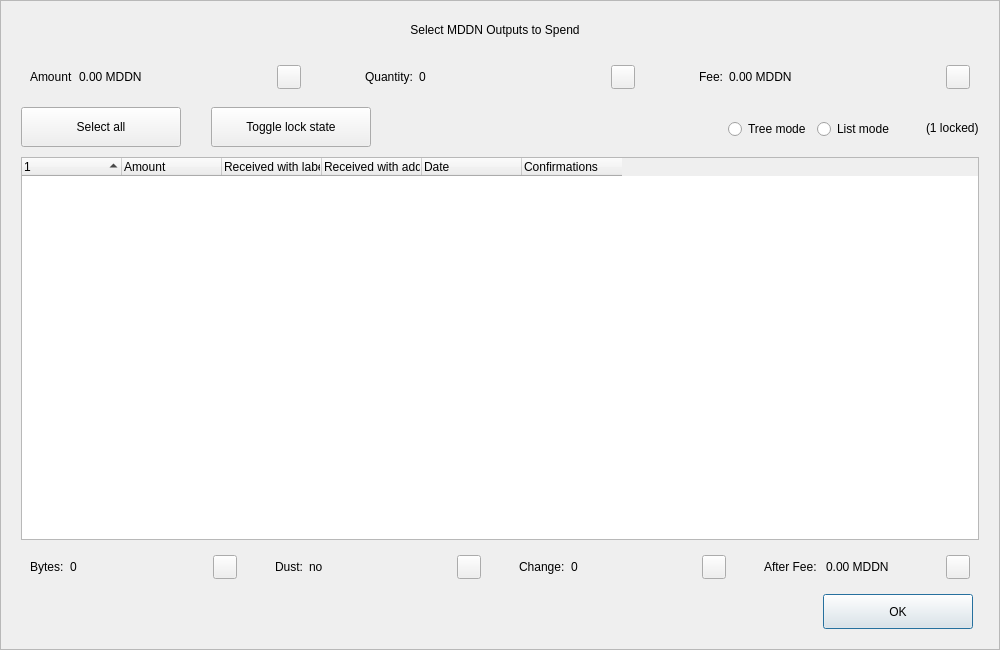
<?xml version="1.0" encoding="UTF-8"?>
<ui version="4.0">
 <class>CoinControlDialog</class>
 <widget class="QDialog" name="CoinControlDialog">
  <property name="geometry">
   <rect>
    <x>0</x>
    <y>0</y>
    <width>1000</width>
    <height>650</height>
   </rect>
  </property>
  <property name="minimumSize">
   <size>
    <width>950</width>
    <height>650</height>
   </size>
  </property>
  <property name="windowTitle">
   <string>Coin Selection</string>
  </property>
  <property name="styleSheet">
   <string notr="true"/>
  </property>
  <layout class="QVBoxLayout" name="verticalLayout">
   <property name="spacing">
    <number>0</number>
   </property>
   <property name="leftMargin">
    <number>0</number>
   </property>
   <property name="topMargin">
    <number>0</number>
   </property>
   <property name="rightMargin">
    <number>0</number>
   </property>
   <property name="bottomMargin">
    <number>0</number>
   </property>
   <item>
    <widget class="QFrame" name="frameContainer">
     <property name="toolTipDuration">
      <number>0</number>
     </property>
     <property name="frameShape">
      <enum>QFrame::StyledPanel</enum>
     </property>
     <property name="frameShadow">
      <enum>QFrame::Raised</enum>
     </property>
     <layout class="QVBoxLayout" name="verticalLayout_2">
      <property name="leftMargin">
       <number>0</number>
      </property>
      <property name="rightMargin">
       <number>0</number>
      </property>
      <property name="bottomMargin">
       <number>20</number>
      </property>
      <item>
       <layout class="QHBoxLayout" name="horizontalLayout_12">
        <property name="spacing">
         <number>0</number>
        </property>
        <property name="leftMargin">
         <number>20</number>
        </property>
        <property name="rightMargin">
         <number>30</number>
        </property>
        <item>
         <spacer name="horizontalSpacer_4">
          <property name="orientation">
           <enum>Qt::Horizontal</enum>
          </property>
          <property name="sizeHint" stdset="0">
           <size>
            <width>40</width>
            <height>20</height>
           </size>
          </property>
         </spacer>
        </item>
        <item>
         <widget class="QLabel" name="labelTitle">
          <property name="minimumSize">
           <size>
            <width>0</width>
            <height>40</height>
           </size>
          </property>
          <property name="maximumSize">
           <size>
            <width>16777215</width>
            <height>40</height>
           </size>
          </property>
          <property name="text">
           <string>Select MDDN Outputs to Spend</string>
          </property>
          <property name="alignment">
           <set>Qt::AlignCenter</set>
          </property>
          <property name="margin">
           <number>7</number>
          </property>
         </widget>
        </item>
        <item>
         <spacer name="horizontalSpacer_5">
          <property name="orientation">
           <enum>Qt::Horizontal</enum>
          </property>
          <property name="sizeHint" stdset="0">
           <size>
            <width>40</width>
            <height>20</height>
           </size>
          </property>
         </spacer>
        </item>
       </layout>
      </item>
      <item>
       <layout class="QHBoxLayout" name="horizontalLayout_8">
        <property name="leftMargin">
         <number>20</number>
        </property>
        <property name="rightMargin">
         <number>20</number>
        </property>
        <item>
         <widget class="QWidget" name="layoutAmount" native="true">
          <layout class="QHBoxLayout" name="horizontalLayout_9" stretch="0,1,0">
           <item>
            <widget class="QLabel" name="labelCoinControlAmountText">
             <property name="text">
              <string>Amount</string>
             </property>
            </widget>
           </item>
           <item>
            <widget class="QLabel" name="labelCoinControlAmount">
             <property name="text">
              <string>0.00 MDDN</string>
             </property>
            </widget>
           </item>
           <item alignment="Qt::AlignHCenter|Qt::AlignVCenter">
            <widget class="QPushButton" name="pushButtonAmount">
             <property name="minimumSize">
              <size>
               <width>0</width>
               <height>24</height>
              </size>
             </property>
             <property name="maximumSize">
              <size>
               <width>24</width>
               <height>26</height>
              </size>
             </property>
             <property name="focusPolicy">
              <enum>Qt::NoFocus</enum>
             </property>
             <property name="styleSheet">
              <string notr="true">padding-bottom:2px;
padding-right:4px;</string>
             </property>
             <property name="text">
              <string/>
             </property>
            </widget>
           </item>
          </layout>
         </widget>
        </item>
        <item>
         <spacer name="horizontalSpacer_2">
          <property name="orientation">
           <enum>Qt::Horizontal</enum>
          </property>
          <property name="sizeType">
           <enum>QSizePolicy::Fixed</enum>
          </property>
          <property name="sizeHint" stdset="0">
           <size>
            <width>40</width>
            <height>20</height>
           </size>
          </property>
         </spacer>
        </item>
        <item>
         <widget class="QWidget" name="layoutQuantity" native="true">
          <layout class="QHBoxLayout" name="horizontalLayout_10" stretch="0,1,0">
           <item>
            <widget class="QLabel" name="labelCoinControlQuantityText">
             <property name="text">
              <string>Quantity:</string>
             </property>
            </widget>
           </item>
           <item>
            <widget class="QLabel" name="labelCoinControlQuantity">
             <property name="text">
              <string>0</string>
             </property>
            </widget>
           </item>
           <item alignment="Qt::AlignHCenter|Qt::AlignVCenter">
            <widget class="QPushButton" name="pushButtonQuantity">
             <property name="minimumSize">
              <size>
               <width>0</width>
               <height>24</height>
              </size>
             </property>
             <property name="maximumSize">
              <size>
               <width>24</width>
               <height>26</height>
              </size>
             </property>
             <property name="focusPolicy">
              <enum>Qt::NoFocus</enum>
             </property>
             <property name="styleSheet">
              <string notr="true">padding-bottom:2px;
               padding-right:4px;</string>
             </property>
             <property name="text">
              <string/>
             </property>
            </widget>
           </item>
          </layout>
         </widget>
        </item>
        <item>
         <spacer name="horizontalSpacer_22">
          <property name="orientation">
           <enum>Qt::Horizontal</enum>
          </property>
          <property name="sizeType">
           <enum>QSizePolicy::Fixed</enum>
          </property>
          <property name="sizeHint" stdset="0">
           <size>
            <width>40</width>
            <height>20</height>
           </size>
          </property>
         </spacer>
        </item>
        <item>
         <widget class="QWidget" name="layoutFee" native="true">
          <layout class="QHBoxLayout" name="horizontalLayout_11" stretch="0,1,0">
           <item>
            <widget class="QLabel" name="labelCoinControlFeeText">
             <property name="text">
              <string>Fee:</string>
             </property>
            </widget>
           </item>
           <item>
            <widget class="QLabel" name="labelCoinControlFee">
             <property name="text">
              <string>0.00 MDDN</string>
             </property>
            </widget>
           </item>
           <item alignment="Qt::AlignHCenter|Qt::AlignVCenter">
            <widget class="QPushButton" name="pushButtonFee">
             <property name="minimumSize">
              <size>
               <width>0</width>
               <height>24</height>
              </size>
             </property>
             <property name="maximumSize">
              <size>
               <width>24</width>
               <height>26</height>
              </size>
             </property>
             <property name="focusPolicy">
              <enum>Qt::NoFocus</enum>
             </property>
             <property name="styleSheet">
              <string notr="true">padding-bottom:2px;
               padding-right:4px;</string>
             </property>
             <property name="text">
              <string/>
             </property>
            </widget>
           </item>
          </layout>
         </widget>
        </item>
       </layout>
      </item>
      <item>
       <widget class="QFrame" name="frame">
        <property name="minimumSize">
         <size>
          <width>0</width>
          <height>40</height>
         </size>
        </property>
        <property name="styleSheet">
         <string notr="true">#frame {
	border:0;
}</string>
        </property>
        <property name="frameShape">
         <enum>QFrame::StyledPanel</enum>
        </property>
        <property name="frameShadow">
         <enum>QFrame::Sunken</enum>
        </property>
        <layout class="QHBoxLayout" name="horizontalLayout">
         <property name="spacing">
          <number>0</number>
         </property>
         <property name="leftMargin">
          <number>20</number>
         </property>
         <property name="topMargin">
          <number>0</number>
         </property>
         <property name="rightMargin">
          <number>20</number>
         </property>
         <property name="bottomMargin">
          <number>0</number>
         </property>
         <item>
          <layout class="QHBoxLayout" name="horizontalLayoutPanel" stretch="0,0,0,0,0,0">
           <property name="spacing">
            <number>20</number>
           </property>
           <item>
            <widget class="QPushButton" name="pushButtonSelectAll">
             <property name="sizePolicy">
              <sizepolicy hsizetype="Maximum" vsizetype="Fixed">
               <horstretch>0</horstretch>
               <verstretch>0</verstretch>
              </sizepolicy>
             </property>
             <property name="minimumSize">
              <size>
               <width>160</width>
               <height>40</height>
              </size>
             </property>
             <property name="maximumSize">
              <size>
               <width>16777215</width>
               <height>40</height>
              </size>
             </property>
             <property name="text">
              <string>Select all</string>
             </property>
             <property name="checkable">
              <bool>true</bool>
             </property>
             <property name="checked">
              <bool>false</bool>
             </property>
             <property name="autoExclusive">
              <bool>false</bool>
             </property>
             <property name="autoDefault">
              <bool>false</bool>
             </property>
            </widget>
           </item>
           <item>
            <spacer name="horizontalSpacer_6">
             <property name="orientation">
              <enum>Qt::Horizontal</enum>
             </property>
             <property name="sizeType">
              <enum>QSizePolicy::Fixed</enum>
             </property>
             <property name="sizeHint" stdset="0">
              <size>
               <width>10</width>
               <height>20</height>
              </size>
             </property>
            </spacer>
           </item>
           <item>
            <widget class="QPushButton" name="pushButtonToggleLock">
             <property name="sizePolicy">
              <sizepolicy hsizetype="Maximum" vsizetype="Fixed">
               <horstretch>0</horstretch>
               <verstretch>0</verstretch>
              </sizepolicy>
             </property>
             <property name="minimumSize">
              <size>
               <width>160</width>
               <height>40</height>
              </size>
             </property>
             <property name="maximumSize">
              <size>
               <width>16777215</width>
               <height>40</height>
              </size>
             </property>
             <property name="text">
              <string>Toggle lock state</string>
             </property>
             <property name="checkable">
              <bool>true</bool>
             </property>
             <property name="autoExclusive">
              <bool>false</bool>
             </property>
             <property name="autoDefault">
              <bool>false</bool>
             </property>
            </widget>
           </item>
           <item>
            <spacer name="horizontalSpacer_7">
             <property name="orientation">
              <enum>Qt::Horizontal</enum>
             </property>
             <property name="sizeType">
              <enum>QSizePolicy::Expanding</enum>
             </property>
             <property name="sizeHint" stdset="0">
              <size>
               <width>30</width>
               <height>20</height>
              </size>
             </property>
            </spacer>
           </item>
           <item alignment="Qt::AlignRight">
            <widget class="QGroupBox" name="groupBox_2">
             <property name="styleSheet">
              <string notr="true">#groupBox_2 {
    background-color:transparent;
    border-radius:0;
}</string>
             </property>
             <property name="title">
              <string/>
             </property>
             <layout class="QHBoxLayout" name="horizontalLayout_14">
              <item>
               <widget class="QRadioButton" name="radioTreeMode">
                <property name="sizePolicy">
                 <sizepolicy hsizetype="Maximum" vsizetype="Fixed">
                  <horstretch>0</horstretch>
                  <verstretch>0</verstretch>
                 </sizepolicy>
                </property>
                <property name="text">
                 <string>Tree mode</string>
                </property>
               </widget>
              </item>
              <item>
               <widget class="QRadioButton" name="radioListMode">
                <property name="sizePolicy">
                 <sizepolicy hsizetype="Maximum" vsizetype="Fixed">
                  <horstretch>0</horstretch>
                  <verstretch>0</verstretch>
                 </sizepolicy>
                </property>
                <property name="text">
                 <string>List mode</string>
                </property>
                <property name="checked">
                 <bool>false</bool>
                </property>
               </widget>
              </item>
             </layout>
            </widget>
           </item>
           <item>
            <widget class="QLabel" name="labelLocked">
             <property name="text">
              <string>(1 locked)</string>
             </property>
            </widget>
           </item>
          </layout>
         </item>
        </layout>
       </widget>
      </item>
      <item>
       <layout class="QHBoxLayout" name="horizontalLayout_13">
        <property name="leftMargin">
         <number>20</number>
        </property>
        <property name="rightMargin">
         <number>20</number>
        </property>
        <item>
         <widget class="CoinControlTreeWidget" name="treeWidget">
          <property name="contextMenuPolicy">
           <enum>Qt::CustomContextMenu</enum>
          </property>
          <property name="styleSheet">
           <string notr="true"/>
          </property>
          <property name="sortingEnabled">
           <bool>false</bool>
          </property>
          <property name="columnCount">
           <number>6</number>
          </property>
          <attribute name="headerShowSortIndicator" stdset="0">
           <bool>true</bool>
          </attribute>
          <attribute name="headerStretchLastSection">
           <bool>false</bool>
          </attribute>
          <column>
           <property name="text">
            <string/>
           </property>
          </column>
          <column>
           <property name="text">
            <string>Amount</string>
           </property>
          </column>
          <column>
           <property name="text">
            <string>Received with label</string>
           </property>
          </column>
          <column>
           <property name="text">
            <string>Received with address</string>
           </property>
          </column>
          <column>
           <property name="text">
            <string>Date</string>
           </property>
          </column>
          <column>
           <property name="text">
            <string>Confirmations</string>
           </property>
           <property name="toolTip">
            <string>Confirmed</string>
           </property>
          </column>
         </widget>
        </item>
       </layout>
      </item>
      <item>
       <layout class="QHBoxLayout" name="horizontalLayout_3">
        <property name="spacing">
         <number>20</number>
        </property>
        <property name="leftMargin">
         <number>20</number>
        </property>
        <property name="rightMargin">
         <number>20</number>
        </property>
        <item>
         <widget class="QWidget" name="layoutBytes" native="true">
          <layout class="QHBoxLayout" name="horizontalLayout_4" stretch="0,1,0">
           <item>
            <widget class="QLabel" name="labelCoinControlBytesText">
             <property name="text">
              <string>Bytes:</string>
             </property>
            </widget>
           </item>
           <item>
            <widget class="QLabel" name="labelCoinControlBytes">
             <property name="text">
              <string>0</string>
             </property>
            </widget>
           </item>
           <item alignment="Qt::AlignHCenter|Qt::AlignVCenter">
            <widget class="QPushButton" name="pushButtonBytes">
             <property name="minimumSize">
              <size>
               <width>0</width>
               <height>24</height>
              </size>
             </property>
             <property name="maximumSize">
              <size>
               <width>24</width>
               <height>26</height>
              </size>
             </property>
             <property name="focusPolicy">
              <enum>Qt::NoFocus</enum>
             </property>
             <property name="styleSheet">
              <string notr="true">padding-bottom:2px;
               padding-right:4px;</string>
             </property>
             <property name="text">
              <string/>
             </property>
            </widget>
           </item>
          </layout>
         </widget>
        </item>
        <item>
         <widget class="QWidget" name="layoutDust" native="true">
          <layout class="QHBoxLayout" name="horizontalLayout_5" stretch="0,1,0">
           <item>
            <widget class="QLabel" name="labelCoinControlLowOutputText">
             <property name="text">
              <string>Dust:</string>
             </property>
            </widget>
           </item>
           <item>
            <widget class="QLabel" name="labelCoinControlLowOutput">
             <property name="text">
              <string>no</string>
             </property>
            </widget>
           </item>
           <item alignment="Qt::AlignHCenter|Qt::AlignVCenter">
            <widget class="QPushButton" name="pushButtonDust">
             <property name="minimumSize">
              <size>
               <width>0</width>
               <height>24</height>
              </size>
             </property>
             <property name="maximumSize">
              <size>
               <width>24</width>
               <height>26</height>
              </size>
             </property>
             <property name="focusPolicy">
              <enum>Qt::NoFocus</enum>
             </property>
             <property name="styleSheet">
              <string notr="true">padding-bottom:2px;
               padding-right:4px;</string>
             </property>
             <property name="text">
              <string/>
             </property>
            </widget>
           </item>
          </layout>
         </widget>
        </item>
        <item>
         <widget class="QWidget" name="layoutChange" native="true">
          <layout class="QHBoxLayout" name="horizontalLayout_6" stretch="0,1,0">
           <item>
            <widget class="QLabel" name="labelCoinControlChangeText">
             <property name="text">
              <string>Change:</string>
             </property>
            </widget>
           </item>
           <item>
            <widget class="QLabel" name="labelCoinControlChange">
             <property name="text">
              <string>0</string>
             </property>
            </widget>
           </item>
           <item alignment="Qt::AlignHCenter|Qt::AlignVCenter">
            <widget class="QPushButton" name="pushButtonChange">
             <property name="minimumSize">
              <size>
               <width>0</width>
               <height>24</height>
              </size>
             </property>
             <property name="maximumSize">
              <size>
               <width>24</width>
               <height>26</height>
              </size>
             </property>
             <property name="focusPolicy">
              <enum>Qt::NoFocus</enum>
             </property>
             <property name="styleSheet">
              <string notr="true">padding-bottom:2px;
               padding-right:4px;</string>
             </property>
             <property name="text">
              <string/>
             </property>
            </widget>
           </item>
          </layout>
         </widget>
        </item>
        <item>
         <widget class="QWidget" name="layoutAfter" native="true">
          <layout class="QHBoxLayout" name="horizontalLayout_7" stretch="0,1,0">
           <item>
            <widget class="QLabel" name="labelCoinControlAfterFeeText">
             <property name="text">
              <string>After Fee: </string>
             </property>
            </widget>
           </item>
           <item>
            <widget class="QLabel" name="labelCoinControlAfterFee">
             <property name="text">
              <string>0.00 MDDN</string>
             </property>
            </widget>
           </item>
           <item alignment="Qt::AlignHCenter|Qt::AlignVCenter">
            <widget class="QPushButton" name="pushButtonAlterFee">
             <property name="minimumSize">
              <size>
               <width>0</width>
               <height>24</height>
              </size>
             </property>
             <property name="maximumSize">
              <size>
               <width>24</width>
               <height>26</height>
              </size>
             </property>
             <property name="focusPolicy">
              <enum>Qt::NoFocus</enum>
             </property>
             <property name="styleSheet">
              <string notr="true">padding-bottom:2px;
               padding-right:4px;</string>
             </property>
             <property name="text">
              <string/>
             </property>
            </widget>
           </item>
          </layout>
         </widget>
        </item>
       </layout>
      </item>
      <item>
       <layout class="QHBoxLayout" name="horizontalLayout_2">
        <property name="spacing">
         <number>0</number>
        </property>
        <property name="leftMargin">
         <number>20</number>
        </property>
        <property name="rightMargin">
         <number>26</number>
        </property>
        <item>
         <spacer name="horizontalSpacer_3">
          <property name="orientation">
           <enum>Qt::Horizontal</enum>
          </property>
          <property name="sizeHint" stdset="0">
           <size>
            <width>558</width>
            <height>20</height>
           </size>
          </property>
         </spacer>
        </item>
        <item>
         <widget class="QPushButton" name="pushButtonOk">
          <property name="minimumSize">
           <size>
            <width>150</width>
            <height>35</height>
           </size>
          </property>
          <property name="text">
           <string>OK</string>
          </property>
         </widget>
        </item>
       </layout>
      </item>
     </layout>
    </widget>
   </item>
  </layout>
 </widget>
 <customwidgets>
  <customwidget>
   <class>CoinControlTreeWidget</class>
   <extends>QTreeWidget</extends>
   <header>coincontroltreewidget.h</header>
  </customwidget>
 </customwidgets>
 <resources/>
 <connections/>
</ui>
